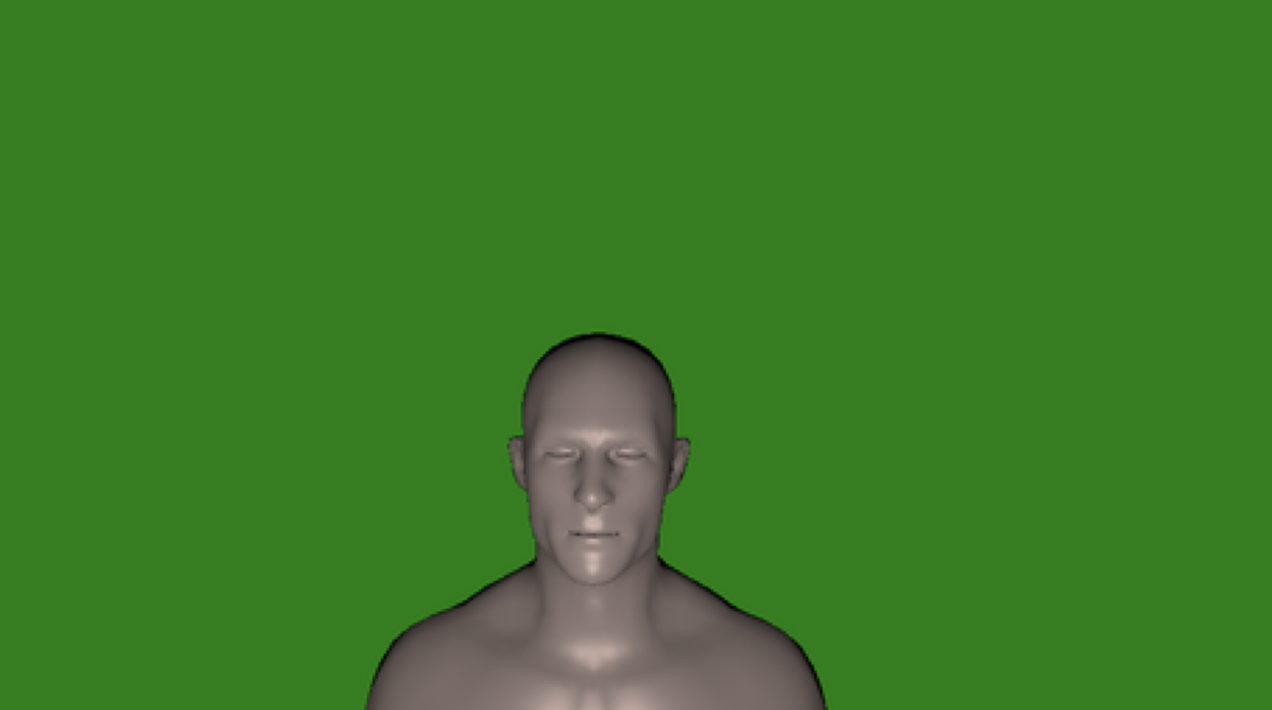
#> input picture figure.png, 1272 x 710 px
$ python test_kernel.py
#> lines starting #> are read from the running program, lines starting #| are printed output that depends on the picture
import numpy as np
import matplotlib.pyplot as plt
from skimage.io import imread, imshow
from skimage.color import rgb2gray
from skimage.transform import rescale
from scipy.signal import convolve2d

my_dog = imread('figure.png')
#> my_dog is the input picture: shape (710, 1272, 4); mean R, G, B, A 60.3, 122.4, 39.2, 255
my_dog_gray = rgb2gray(my_dog[:,:,:3])
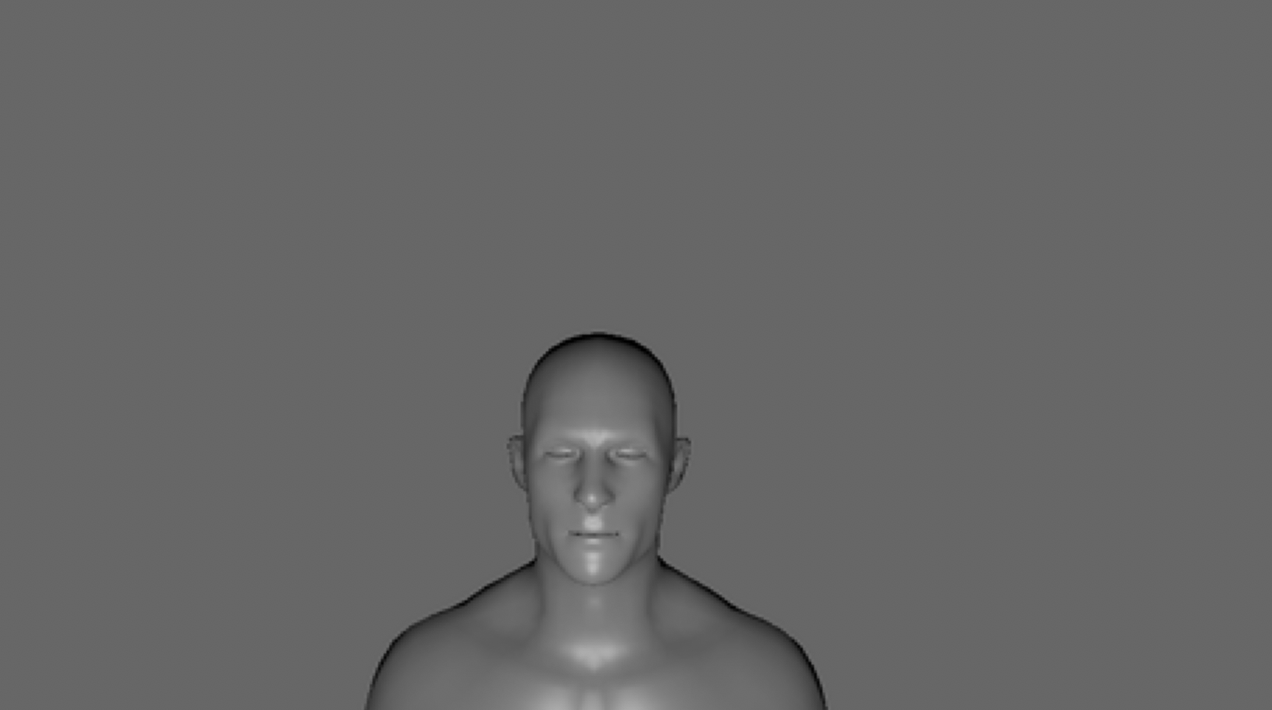
#> my_dog_gray: shape (710, 1272) float64; min 0, max 0.733, mean 0.405
# Edge Detection1
kernel1 = np.array([[0, -1, 0],
                    [-1, 4, -1],
                    [0, -1, 0]])
# Edge Detection2
kernel2 = np.array([[-1, -1, -1],
                    [-1, 8, -1],
                    [-1, -1, -1]])
# Bottom Sobel Filter
kernel3 = np.array([[-1, -2, -1],
                    [0, 0, 0],
                    [1, 2, 1]])
# Top Sobel Filter
kernel4 = np.array([[1, 2, 1],
                    [0, 0, 0],
                    [-1, -2, -1]])
# Left Sobel Filter
kernel5 = np.array([[1, 0, -1],
                    [2, 0, -2],
                    [1, 0, -1]])
# Right Sobel Filter
kernel6 = np.array([[-1, 0, 1],
                    [-2, 0, 2],
                    [-1, 0, 1]])
kernels = [kernel1, kernel2, kernel3, kernel4, kernel5, kernel6]
kernel_name = ['Edge Detection#1', 'Edge Detection#2',
               'Bottom Sobel', 'Top Sobel',
               'Left Sobel', 'Right Sobel']
figure, axis = plt.subplots(2,3, figsize=(6,5))
for kernel, name, ax in zip(kernels, kernel_name, axis.flatten()):
    conv_im1 = convolve2d(my_dog_gray,
                           kernel[::-1, ::-1]).clip(0,1)
    ax.imshow(abs(conv_im1), cmap='gray')
    ax.set_title(name)
#> this loop made 6 passes
#> pass 1, `conv_im1 = convolve2d(my_dog_gray, kernel[::-1, ::-1]).clip(0,1)`:
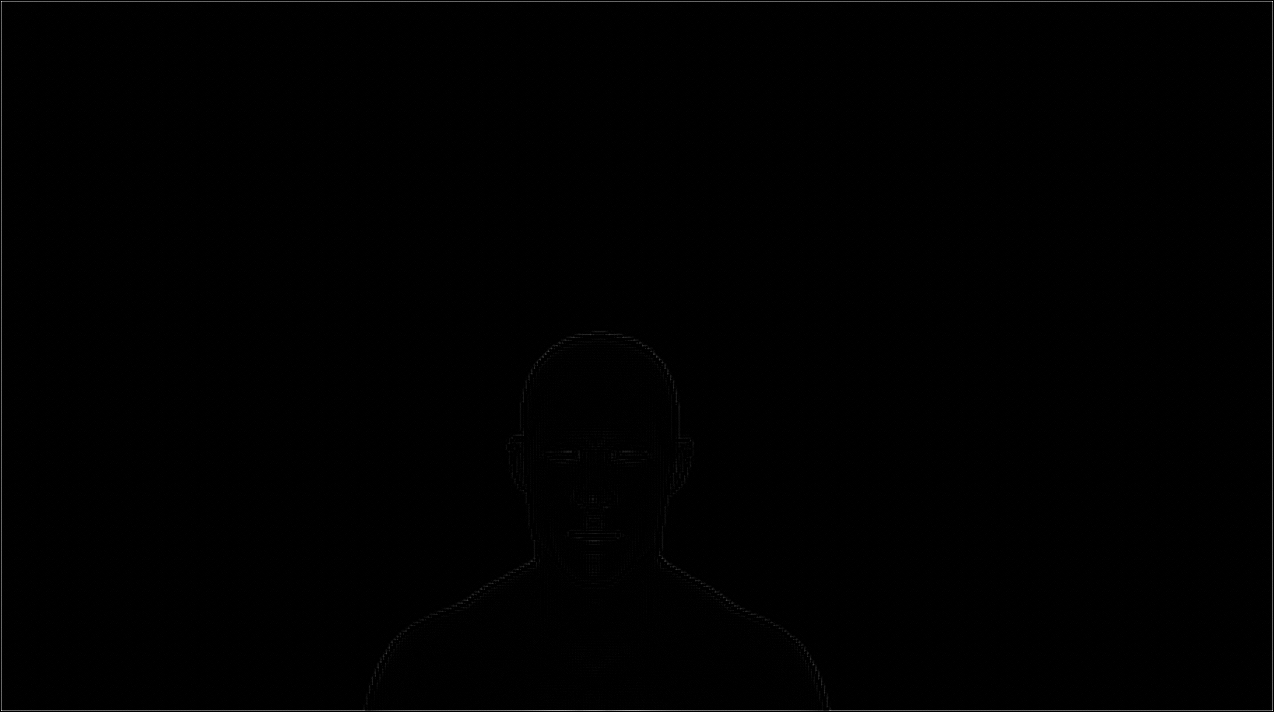
#> conv_im1: shape (712, 1274) float64; min 0, max 0.818, mean 0.0051

# plt.imshow(my_dog)
plt.show()
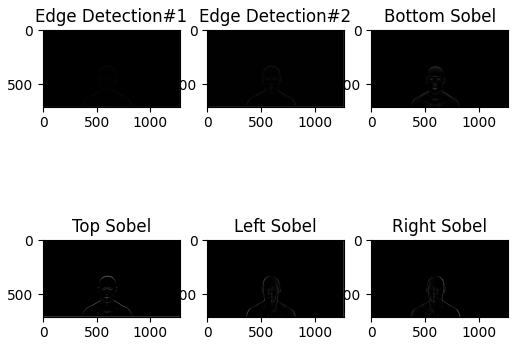
#> figure drawn by matplotlib, 6 panels
